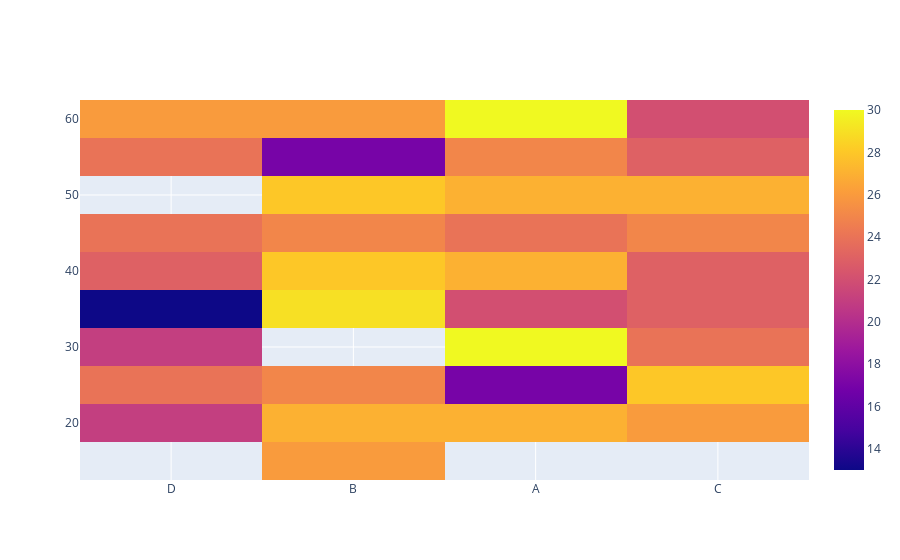

Notebook code cell kept with this figure:
### Code cell
f = go.Figure()
f.add_trace(go.Heatmap(x=scores_df['Exam_Version'], y=scores_df['Completion_Time'], z=scores_df['Student_Score']))
f.show()

### Figure 1 — Plotly figure (JSON) as saved in the notebook; plotly's stock layout.template omitted (floating-point values rounded to 4 significant figures)
{"data": [{"type": "heatmap", "x": ["D", "B", "D", "A", "C", "C", "B", "A", "A", "D", "A", "B", "C", "D", "D", "B", "C", "D", "B", "D", "D", "B", "A", "C", "C", "D", "C", "A", "C", "C", "C", "D", "D", "C", "B", "D", "C", "A", "D", "A", "A", "D", "A", "B", "D", "B", "A", "B", "C", "A", "B", "B", "C", "D", "B", "A", "A", "C", "A", "C", "B", "B", "B", "A", "A"], "y": [35, 20, 25, 20, 40, 60, 55, 25, 50, 60, 60, 15, 45, 55, 40, 25, 45, 30, 35, 60, 20, 60, 35, 60, 45, 45, 55, 60, 45, 40, 35, 25, 40, 35, 45, 45, 30, 20, 60, 45, 55, 55, 30, 25, 25, 25, 60, 45, 45, 55, 15, 60, 20, 60, 20, 40, 20, 50, 50, 25, 50, 40, 35, 60, 30], "z": [13, 13, 15, 16, 16, 16, 17, 17, 18, 19, 19, 19, 20, 20, 20, 20, 21, 21, 21, 21, 21, 22, 22, 22, 22, 22, 23, 23, 23, 23, 23, 23, 23, 23, 24, 24, 24, 24, 24, 24, 24, 24, 24, 24, 24, 25, 25, 25, 25, 25, 26, 26, 26, 26, 27, 27, 27, 27, 27, 28, 28, 28, 29, 30, 30]}], "layout": {"autosize": true, "xaxis": {"autorange": true, "range": [-0.5, 3.5], "type": "category"}, "yaxis": {"autorange": true, "range": [12.5, 62.5], "type": "linear"}}}
